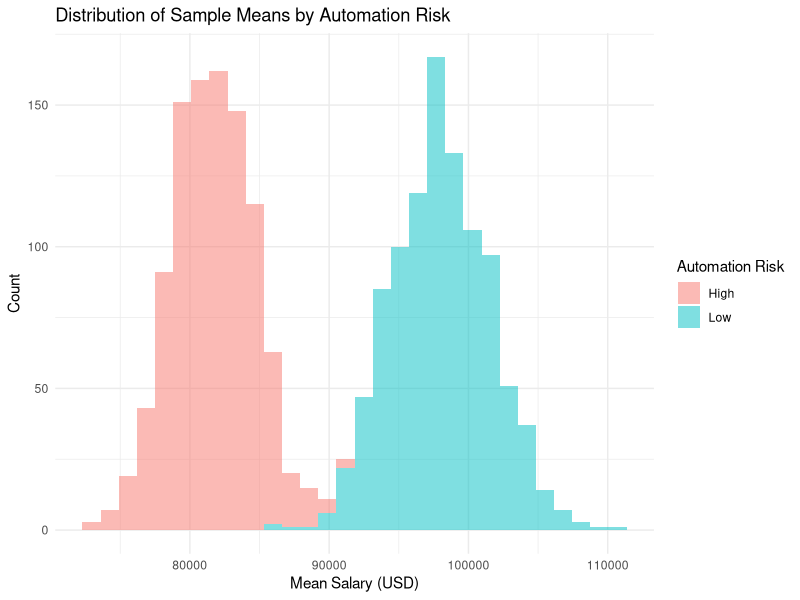

The R script that drew this image:
## ---- chunk 1
library(tidyverse)
## ---- chunk 2
ai_jobs <- read_csv("data/ai_jobs.csv")

# Let's take a look at what job titles we have
ai_jobs |>
  count(job_title) |>
  arrange(desc(n))
## ---- chunk 3
sample_size <- 50
n_samples <- 1000

# Set up an empty list to add to
high_sample_means <- c()

for (i in 1:n_samples) {
  # Sample the High automation risk observations
  mean <- ai_jobs |>
    filter(automation_risk == "High") |>
    sample_n(sample_size) |>
    summarise(mean(salary_usd)) |>
    pull()

  # Add to the sample_means list
  high_sample_means <- append(high_sample_means, mean)
}

# Repeat for the Low risk group
low_sample_means <- c()
for (i in 1:n_samples) {
  # Sample the High automation risk observations
  mean <- ai_jobs |>
    filter(automation_risk == "Low") |>
    sample_n(sample_size) |>
    summarise(mean(salary_usd)) |>
    pull()

  # Add to the sample_means list
  low_sample_means <- append(low_sample_means, mean)
}
## ---- chunk 4
means_table <- tibble(
  "High" = high_sample_means,
  "Low" = low_sample_means,
)
means_table
## ---- chunk 5
means_table <- means_table |>
  gather(key = "automation_risk", value = "sample_mean")

means_table
## ---- chunk 6
# Create a plot comparing the distributions
ggplot(means_table, aes(x = sample_mean, fill = automation_risk)) +
  geom_histogram(alpha = 0.5) +
  theme_minimal() +
  labs(
    title = "Distribution of Sample Means by Automation Risk",
    x = "Mean Salary (USD)",
    y = "Count",
    fill = "Automation Risk"
  )
## ---- chunk 7
# Create a plot comparing the distributions

# We need to start by calculating the mean and
# standard deviation of the sampling distributions
# to pass to the errorbar layer:
summary_stats <- means_table |>
  group_by(automation_risk) |>
  summarise(
    mean = mean(sample_mean),
    sd = sd(sample_mean)
  ) |>
  ggplot(aes(y = mean, x = automation_risk, color = automation_risk)) +
  geom_point() +
  geom_errorbar(aes(ymin = mean - (2 * sd), ymax = mean + (2 * sd))) +
  theme_minimal() +
  labs(
    title = "Distribution of Sample Means by Automation Risk",
    x = "Automation Risk",
  ) +
  scale_y_continuous(name = "Mean Salary (USD)", labels = scales::comma)
## ---- chunk 8
# Start by drawing a new sample of 50 from each group
high_sample <- ai_jobs |>
  filter(automation_risk == "High") |>
  sample_n(sample_size) |>
  pull(salary_usd)

low_sample <- ai_jobs |>
  filter(automation_risk == "Low") |>
  sample_n(sample_size) |>
  pull(salary_usd)

# Run the t-test
t.test(high_sample, low_sample)
